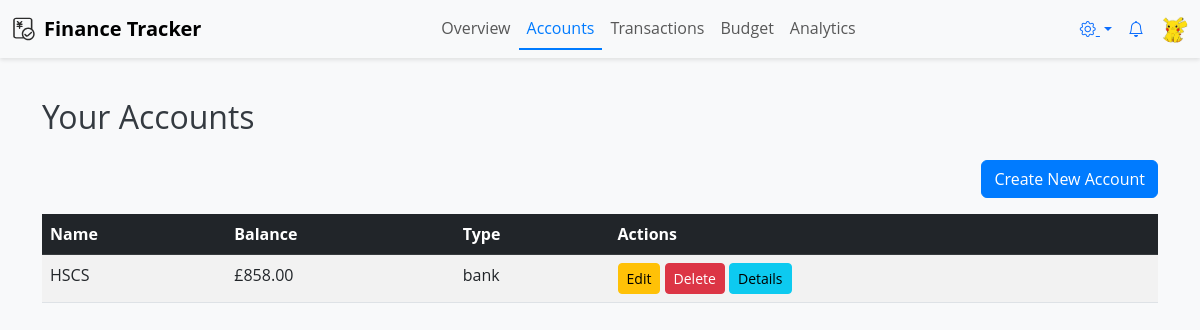
The page /accounts/ (signed in) on the database its author committed.
### finance_app/models.py (models this page shows, shortened)
class Account(models.Model):
    user = models.ForeignKey(User, on_delete=models.CASCADE)
    name = models.CharField(max_length=255)  # 账户名称，如“招商银行储蓄卡”
    balance = models.DecimalField(max_digits=12, decimal_places=2, default=0.00)
    account_type = models.CharField(max_length=20, choices=ACCOUNT_TYPE_CHOICES, default='bank')
    currency = models.CharField(max_length=3, choices=CURRENCY_CHOICES, default='GBP')

### finance_app/views.py (the view)
# urls.py: path('accounts/', views.account_list, name='account_list'),
@login_required
def account_list(request):
    accounts = Account.objects.filter(user=request.user)
    return render(request, 'finance_app/account_list.html', {'accounts': accounts})

### templates/finance_app/account_list.html (shortened to what this page needs)
{% extends "base.html" %}
{% block content %}
<div class="container mt-4">
    <h2 class="mb-4">Your Accounts</h2>
    <div class="d-flex justify-content-end">
        <a href="{% url 'finance_app:account_create' %}" class="btn btn-primary mb-3">Create New Account</a>
    </div>
    <table class="table table-striped table-hover">
        <thead class="table-dark">
            <tr>
                <th>Name</th>
                <th>Balance</th>
                <th>Type</th>
                <th>Actions</th>
            </tr>
        </thead>
        <tbody>
            {% for account in accounts %}
            <tr>
                <td>{{ account.name }}</td>
                <td>£{{ account.balance|floatformat:2 }}</td>
                <td>{{ account.account_type }}</td>
                <td>
                    <a href="{% url 'finance_app:account_edit' account.pk %}" class="btn btn-warning btn-sm">Edit</a>
                    <a href="{% url 'finance_app:account_delete' account.pk %}" class="btn btn-danger btn-sm">Delete</a>
                    <a href="{% url 'finance_app:account_detail' account.pk %}" class="btn btn-info btn-sm">Details</a>
                </td>
            </tr>
            {% empty %}
            <tr><td colspan="4" class="text-center text-muted">No accounts found.</td></tr>
            {% endfor %}
        </tbody>
    </table>
</div>
{% endblock %}

### static/css/style.css (style rules this page uses)
body { background-color: #f8f9fa; font-family: 'Open Sans', sans-serif; color: #343a40; }
.btn-primary { background-color: #007bff; border-color: #007bff; transition: background-color 0.3s, border-color 0.3s; }

### rows shown on the page
Account: name "HSCS", balance "858.00", account_type "bank"
